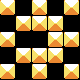

Below is a game level as drawn by its tile map, then a one-line description and the .tmx file that defines it, in full:
An orthogonal 5x5 tile map with 16x16 px tiles, 1 tile layer (Tile Layer 1) and 2 objects.

<map version="1.0" orientation="orthogonal" renderorder="right-down" width="5" height="5" tilewidth="16" tileheight="16" nextobjectid="3">
 <tileset firstgid="1" name="simples_pimples" tilewidth="16" tileheight="16">
  <image source="simples_pimples.png" trans="5a5268" width="800" height="1280" />
 </tileset>
 <layer name="Tile Layer 1" width="5" height="5">
  <data encoding="csv">
714,0,714,0,714,
0,714,714,714,0,
714,0,0,714,714,
0,714,714,714,0,
714,0,714,0,714
</data>
 </layer>
 <objectgroup name="Object Layer 1">
  <object id="1" x="32" y="0" height="32" />
  <object id="2" x="32" y="32" width="32" />
 </objectgroup>
</map>